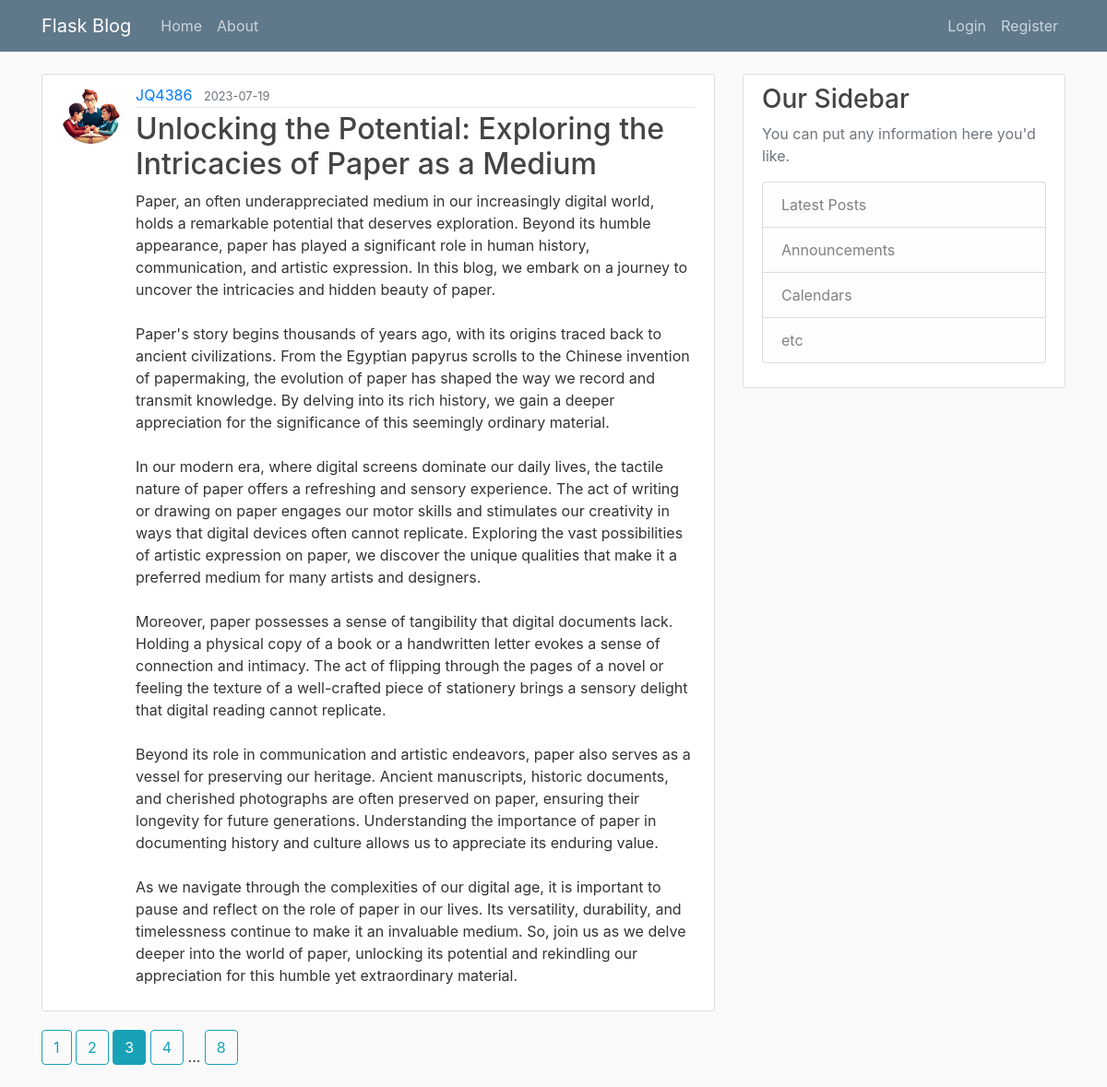
Screenshot of /home?page=3 with the database file from the repository.
### flaskblog/models.py (models this page shows, shortened)
class Post(db.Model):
    id = db.Column(db.Integer, primary_key=True)
    title = db.Column(db.String(100), nullable=False) # 100 char max, not null
    date_posted = db.Column(db.DateTime, nullable=False, default=datetime.utcnow) # not null, default, always use utc time for consistency
    content = db.Column(db.Text, nullable=False) # not null
    user_id = db.Column(db.Integer, db.ForeignKey('user.id'), nullable=False) # not null

class User(db.Model, UserMixin):
    id = db.Column(db.Integer, primary_key=True)
    username = db.Column(db.String(20), unique=True, nullable=False) # 20 char max, unique, not null
    email = db.Column(db.String(120), unique=True, nullable=False) # 120 char max, unique, not null
    image_file = db.Column(db.String(20), nullable=False, default='default.jpg') # 20 char max, not null, default
    password = db.Column(db.String(60), nullable=False) # 60 char max, not null
    posts = db.relationship('Post', backref='author', lazy=True) # one to many relationship, backref allows us to get user who created post

### flaskblog/main/routes.py (the view)
@main.route('/')
@main.route('/home')
def home():
    page = request.args.get('page', 1, type=int)
    posts = Post.query.order_by(Post.date_posted.desc()).paginate(page=page, per_page=1)
    return render_template('home.html', title='Home', posts=posts)

### flaskblog/templates/home.html
{% extends "layout.html" %}
{% block content %}
    {% for post in posts.items %}
        <article class="media content-section">
          <img class="rounded-circle article-img" src="{{ url_for('static', filename='profile_pics/' + post.author.image_file) }}">
          <div class="media-body">
            <div class="article-metadata">
              <a class="mr-2" href="{{ url_for('users.user_posts', username=post.author.username) }}">{{ post.author.username }}</a>
              <small class="text-muted">{{ post.date_posted.strftime('%Y-%m-%d') }}</small>
            </div>
            <h2><a class="article-title" href="{{ url_for('posts.post', post_id=post.id) }}">{{ post.title }}</a></h2>
            <p class="article-content">{{ post.content }}</p>
          </div>
        </article>
    {% endfor %}
    {% for page_num in posts.iter_pages(left_edge=1, right_edge=1, left_current=1, right_current=1) %}
        {% if page_num %}
            {% if posts.page == page_num %}
                <a class="btn btn-info mb-4" href="{{ url_for('main.home', page=page_num) }}">{{ page_num }}</a>
            {% else %}
                <a class="btn btn-outline-info mb-4" href="{{ url_for('main.home', page=page_num) }}">{{ page_num }}</a>
            {% endif %}
        {% else %}
            ...
        {% endif %}
    {% endfor %}
{% endblock content %}

### flaskblog/static/main.css (style rules this page uses)
body { background: #fafafa; color: #333333; margin-top: 5rem; }
h1, h2, h3, h4, h5, h6 { color: #444444; }
.content-section { background: #ffffff; padding: 10px 20px; border: 1px solid #dddddd; border-radius: 3px; margin-bottom: 20px; }
.article-title { color: #444444; }
.article-content { white-space: pre-line; }
.article-img { height: 65px; width: 65px; margin-right: 16px; }
.article-metadata { padding-bottom: 1px; margin-bottom: 4px; border-bottom: 1px solid #e3e3e3 }

### rows the page displays
Post: image_file (picture), author.username "JQ4386", date_posted "2023-07-19", title "Unlocking the Potential: Exploring the Intricacies of Paper as a Medium", content "Paper, an often underappreciated medium in our increasingly digital world, holds a remarkable potential that deserves exploration. Beyond its humble appearance, paper has played a significant role in human history, communication, and artistic expression. In this blog, we embark on a journey to uncover the intricacies and hidden beauty of paper. Paper's story begins thousands of years ago, with its origins traced back to ancient civilizations. From the Egyptian papyrus scrolls to the Chinese invention of papermaking, the evolution of paper has shaped the way we record and transmit knowledge. By delving into its rich history, we gain a deeper appreciation for the significance of this…"

### other values shown
{{ page_num }} "1" "2" "4" "8"
{{ page_num }} "3"
